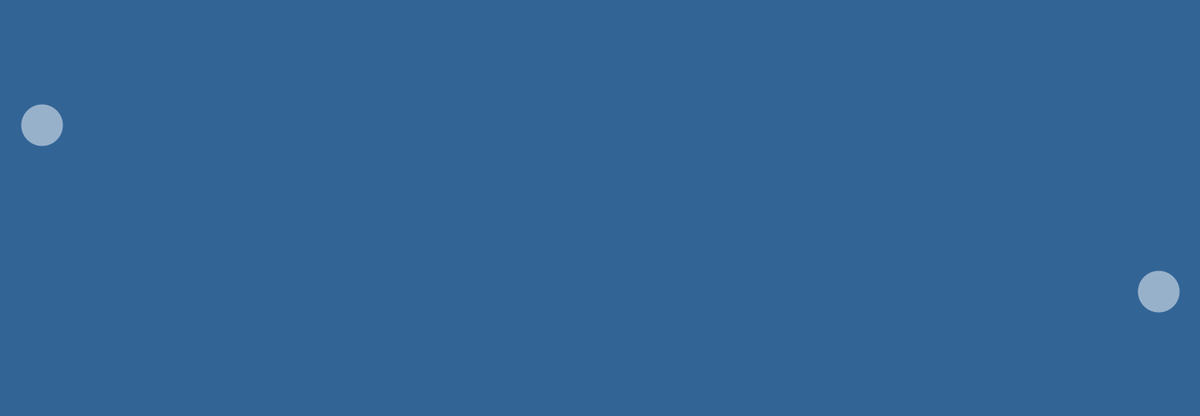
Frame 1 (no input)
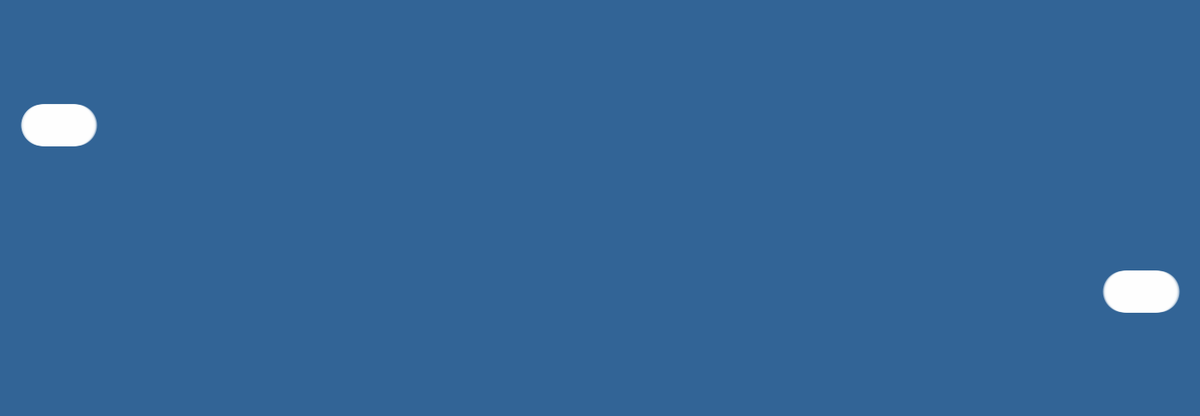
Frame 60 (the mouse pressed at the canvas centre just before this capture)
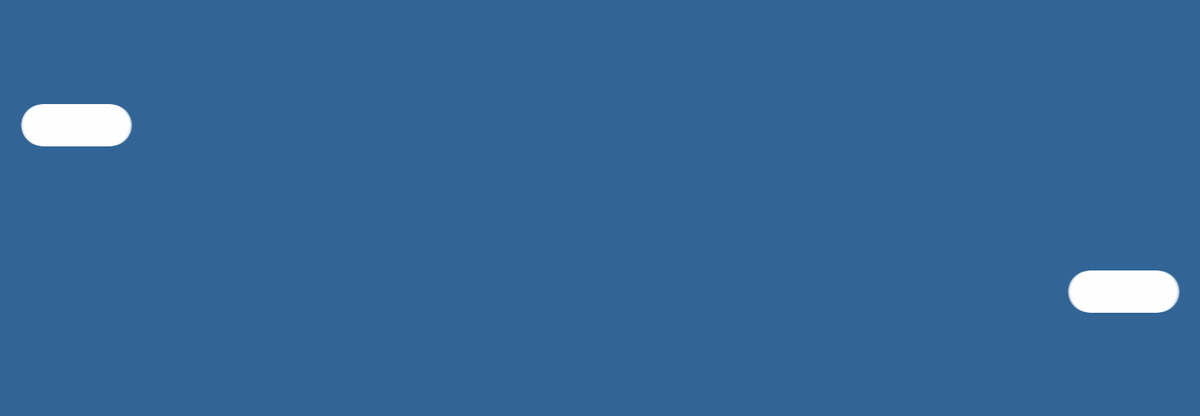
Frame 120 (the mouse held since frame 60 and released just before this capture)

The Processing sketch that drew these frames (run headless with seeded random() and noise(); from frame 60 on, the mouse is pressed at the canvas centre):

// Processing sketch: e04_uzycie_zmiennych_w_animacji
// ── e04_uzycie_zmiennych_w_animacji.pde
float pozycja = 50;

void setup() {
  size(1440, 500);
  background(50, 100, 150);
  strokeWeight(50);
  stroke(255, 255, 255, 255/2);
  frameRate(60);
}

void draw() { 
  point(pozycja, 150);
  point(1440 - pozycja, 350);
  pozycja = pozycja + 0.7;
}
